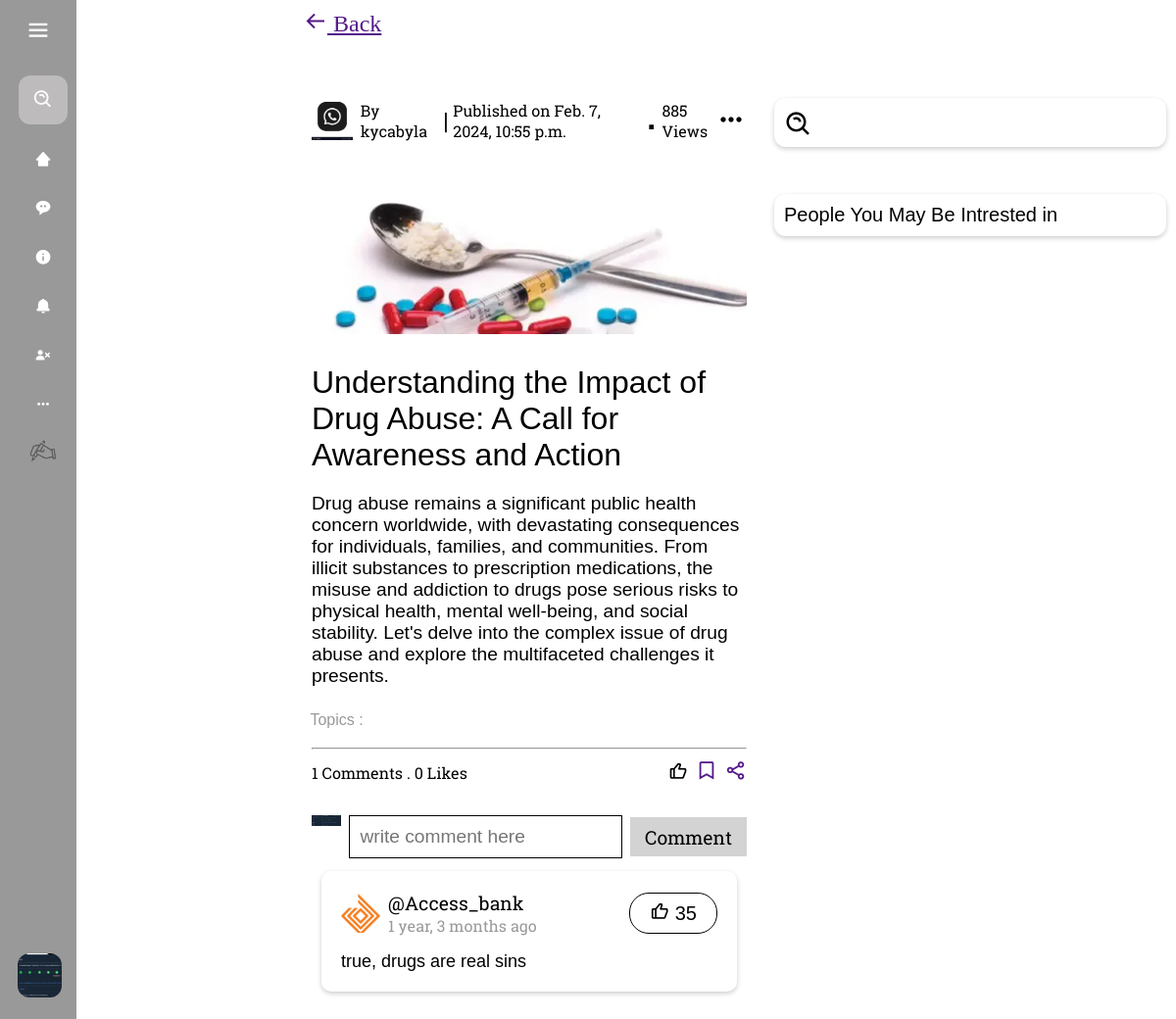
Page /post_details/079e88db-a326-4435-9a2b-1280fa2526f5 (signed in) on the committed database.
### blog/models.py (models this page shows, shortened)
class Profile(models.Model):
    user = models.OneToOneField(User, on_delete=models.CASCADE)
    bio = models.TextField(null=True, blank=True)
    dob = models.DateField(null=True, blank=True)
    profile_img =  models.ImageField( upload_to='profile_images', default='default.jpg')
    location = models.CharField(null=True, blank=True, max_length=100)
    website = models.CharField(null=True, blank=True,max_length=100)
    about = models.TextField(null=True, blank=True)
    followers = models.ManyToManyField('self', symmetrical=False, related_name='following')
    userfol = models.ManyToManyField('self', symmetrical=False, related_name='userfollowing')
    def __str__(self):
        return self.user.username

class Post(models.Model):
    id = models.UUIDField(primary_key = True, default = uuid.uuid4)
    user = models.ForeignKey(Profile, on_delete= models.SET_NULL, null= True)
    image = models.ImageField(upload_to='post_images', default=None, null=True, blank=True)
    topic = models.CharField(max_length=100, null = True, blank=True)
    caption = models.TextField()
    category = models.ManyToManyField(category, related_name='cats', blank=True)
    created = models.DateTimeField(default = datetime.now)

class Message(models.Model):
    muser = models.ForeignKey(Profile, on_delete= models.SET_NULL, null= True)
    mpost = models.ForeignKey(Post, on_delete= models.SET_NULL, null= True)
    message_body = models.TextField()
    created = models.DateTimeField(default = datetime.now)

### blog/views.py (the view)
# urls.py: path("post_details/<str:pk>", views.post_details, name="post_details"),
@login_required(login_url="signin-page")
def post_details(request, pk):
    d_user = User.objects.get(username=request.user)
    user_profile = Profile.objects.get(user=d_user)
    c_user_profile = Profile.objects.get(user=d_user)
    post = Post.objects.get(id=pk)
    post_messages = post.message_set.all()
    post_likes = post.like_set.all()
    if request.method == "POST":
        Message.objects.create(
            muser=user_profile, mpost=post, message_body=request.POST.get("messagebody")
        ).save()
        return redirect("post_details", pk=post.id)
    context = {
        "postdet": post,
        "c_user_profile": c_user_profile,
        "post_messages": post_messages,
        "post_likes": post_likes,
    }
    return render(request, "postpage.html", context)

### templates/postpage.html (shortened to what this page needs)
{% extends "base.html" %} {% load static %}
{% block content %}
  <div class="post_page_Sep">
    <a href="{{request.META.HTTP_REFERER}}" class="back">
      <i class="bx bx-arrow-back"></i>
      Back
    </a>
    <div class="postpagemain">
      <div class="about_post">
        <div class="post_inner">
          <a class="person_details" href="#">
            <div class="person_details_image">
              <img src="{{ postdet.user.profile_img.url }}" alt="" />
            </div>
            <p class="person_details_name">By {{ postdet.user }}</p>
            <span class="dnone" style="font-size: 1.5rem">|</span>
          </a>
          <div class="other_about_post">
            <p>Published on {{ postdet.created }}</p>
          </div>
          <span class="dnone" style="font-size: 3rem; margin-top: -20px">.</span>
          <div class="views">885 Views</div>
        </div>
        <div class="otheroptions">
          <i class="bx bx-dots-horizontal-rounded"></i>
        </div>
      </div>
      <div>
        <div
          style="
            font-family: sans-serif;
            display: flex;
            flex-direction: column;
            gap: 0.7rem;
          "
        >
          {% if postdet.image %}
          <div
            style="
              padding: 0.5rem;
              width: 100%;
              height: 100%;
              overflow: hidden;
            "
          >
            <img width="100%" src="{{ postdet.image.url }}" alt="" />
          </div>
          {% endif %}
          <p
            style="
              font-size: 2rem;
              padding: 0.5rem;
              padding-bottom: 0;
              font-family: sans-serif;
            "
          >
            {{ postdet.topic }}
          </p>
          <p
            style="
              font-family: sans-serif;
              font-size: 1.2rem;
              padding: 0.5rem;
            "
          >
            {{ postdet.caption }}
          </p>
          <p
            style="
              font-family: sans-serif;
              font-size: 1rem;
              color: #999;
              padding: 0.4rem;
              padding-bottom: 0rem;
            "
          >
            Topics :
          </p>
          <div style="padding: 0.5rem">
            <hr />
            <div
              style="
                margin-top: 10px;
                display: flex;
                align-items: center;
                justify-content: space-between;
              "
            >
              <div style="font-family: rs">
                {{post_messages.count}} Comments . {{post_likes.count}} Likes
              </div>
              <div
                style="
                  display: flex;
                  align-items: center;
                  gap: 0.5rem;
                  font-size: 22px;
                "
              >
                {% if c_user_profile in dposts.likes.all %}
                <form id="like-form" action="{% url 'like_post' postdet.id %}" method="post">
                  {% csrf_token %}
                  <button style="background: none; border: none;" type="submit" class="btn btn-primary"><i class="bx bx-like"></i></button>
              </form>
                {% else %}
                <form id="like-form" action="{% url 'like_post' postdet.id %}" method="post">
                  <button style="background: none; border: none; font-size: 20px;" type="submit" class="btn btn-primary"><i class="bx bx-like"></i></button>
              </form>
                {% endif %}
                <a href=""><i class="bx bx-bookmark"></i></a>
                <a href=""><i class="bx bx-share-alt"></i></a>
              </div>
            </div>
          </div>
          <div
            style="display: flex; flex-direction: column; padding: 0.5rem"
            class="comment_section"
          >
            <form
              style="
                display: flex;
                align-items: center;
                justify-content: space-between;
                gap: 0.5rem;
              "
              action=""
              method="post"
            >
              <div
                style="
                  width: 50px;
                  height: 50px;
                  overflow: hidden;
                "
              >
                <img
                  width="100%"
                  src="{{ c_user_profile.profile_img.url }}"
                  alt=""
                />
              </div>
              <input
                style="
                  width: 100%;
                  height: 100%;
                  padding: 10px;
                  font-size: 1.2rem;
                  border-radius: none;
                  outline: none;
                  border: 1px solid black;
                "
                name="messagebody"
                placeholder="write comment here"
                type="text"
              />
              <button
                type="submit"
                style="
                  outline: none;
                  padding: 4px 15px;
                  width: 130px;
                  height: 40px;
                  font-size: 1.2rem;
                  background-color: lightgrey;
                  color: black;
                  border-radius: none;
                  border: none;
                  font-family: rs;
                "
              >
                Comment
              </button>
            </form>
            <div
              style="
                padding: 10px;
                display: flex;
                flex-direction: column;
                gap: 2rem;
              "
            >
              {% for message in post_messages %}
              <div
                class="comment"
                style="
                  display: flex;
                  flex-direction: column;
                  gap: 1rem;
                  box-shadow: 0 2px 5px 0 rgba(0, 0, 0, 0.2);
                  border-radius: 10px;
                  padding: 20px;
                "
              >
                <div
                  class="header"
                  style="
                    display: flex;
                    align-items: center;
                    justify-content: space-between;
                  "
                >
                  <a
                    style="
                      display: flex;
                      align-items: center;
                      gap: 0.5rem;
                      text-decoration: none;
                      color: black;
                    "
                    href="/profile/{{message.muser}}"
                  >
                    <div
                      style="width: 40px; height: 40px; overflow: hidden"
                    >
                      <img
                        style="width: 100%"
                        src="{{message.muser.profile_img.url}}"
                        alt=""
                      />
                    </div>
                    <div>
                      <p style="font-size: 1.2rem; font-family: rs">
                        @{{message.muser}}
                      </p>
                      <p
                        style="
                          font-family: rs;
                          font-size: 1rem;
                          color: #999;
                        "
                      >
                        {{message.created | timesince }} ago
                      </p>
                    </div>
                  </a>
                  <div
                    style="
                      padding: 8px 20px;
                      border: 1px solid;
                      border-radius: 20px;
                    "
                  >
                    <a
                      style="
                        text-decoration: none;
                        color: black;
                        font-size: 20px;
                      "
                      href=""
                      ><i class="bx bx-like"></i> 35</a
                    >
                  </div>
                </div>
                <div style="font-size: 18px">{{message.message_body}}</div>
              </div>
              {% endfor %}
            </div>
          </div>
        </div>
      </div>
    </div>
  </div>
{% endblock %}

### templates/navbar.html (shortened to what this page needs)
{% load static %}
<!DOCTYPE html>
<html lang="en">
  <head>
    <link
      href="https://unpkg.com/boxicons@2.1.4/css/boxicons.min.css"
      rel="stylesheet"
    />
    <link rel="stylesheet" href="{% static 'css/navbar.css' %}" />
  </head>
  <body>
    <nav class="sidebar">
      <div class="logo_content">
        <i class="bx bx-menu" id="btn"></i>
      </div>
      <ul class="nav_list">
        <li>
          <form action="">
            <i class="bx bx-search-alt sbfh"></i>
            <input type="search" placeholder="search..." name="" id="" />
          </form>
        </li>
        <li>
          <a href="/">
            <i class="bx bxs-home-alt-2"></i>
          </a>
        </li>
        <li>
          <a href="">
            <i class="bx bxs-message-rounded-dots"></i>
          </a>
        </li>
        <li>
          <a href="">
            <i class='bx bxs-info-circle' ></i>            <span class="links_name">About us</span>
          </a>
        </li>
        <li>
          <a href="/notification">
            <i class="bx bxs-bell"></i>
          </a>
        </li>
        {% if request.user.is_authenticated %}
        <li>
          <a href="/logout">
            <i class="bx bxs-user-x"></i>
          </a>
        </li>
        {% endif %}
        <li>
          <a href="">
            <i class="bx bx-dots-horizontal-rounded"></i>
          </a>
        </li>
        <li>
          <a href="/post">
            <i
              style="
                display: flex;
                align-items: center;
                justify-content: center;
              "
              ><img
                style="width: 30px"
                src="../static/img/hand_with_pen_50px.png"
                alt=""
            /></i>
          </a>
        </li>
        <div class="profile_content">
          <div class="profile">
            <a
              href="/profile/{{request.user.username}}"
              class="profile_details"
            >
              {% if request.user.is_authenticated %}
              <img src="{{ c_user_profile.profile_img.url }}" alt="" />
              {% endif %}
            </a>
          </div>
        </div>
      </ul>
    </nav>
  </body>
</html>

### static/css/navbar.css (style rules this page uses)
* { margin: 0; padding: 0; box-sizing: border-box; }
body { position: relative; min-height: 100vh; width: 100%; }
.sidebar { font-family: Ubuntu ; position: fixed; top: 0; left: 0; height: 100%; width: 78px; background: #999; padding: 6px 14px; transition: .3s ease-in; }
.sidebar #btn { color: white; position: absolute; left: 50%; top: 6px; font-size: 28px; height: 50px; width: 50px; text-align: center; line-height: 50px; transform: translateX(-50%); }
.sidebar ul { margin-top: 20px; }
.sidebar ul li { list-style: none; position: relative; height: 50%; width: 100%; margin: 0 5px; line-height: 50px ; white-space:nowrap; }
.sidebar ul li:nth-child(1) { margin-bottom: 10px; }
.sbfh { position: absolute; z-index: 9991; top: 50%; left: 0; transform: translateY(-50%); font-size: 22px; color: #FFF; }
.sidebar ul li input { height: 50px; width: 100%; left: 0; top: 0; border-radius: 12px; outline: none; border: none; background: #bdbbbb; color: white; padding-left: 50px; font-size: 18px; }
.sidebar ul li a { color: white; display: flex; font-size: 1.1rem; align-items: center; text-decoration: none; transition: all .4s ease; border-radius: 12px; }
.sidebar ul li i { height: 50px; min-width: 50px; border-radius: 12px; line-height: 50px; text-align: center; }
.sidebar .profile_content { position: absolute; color: #FFF; padding: 10px; padding-bottom: 20px; bottom: 0; left: 0; margin-left: 8px; }
.profile .profile_details { text-decoration: none; color: #FFF; display: flex; align-items: center; }
.profile .profile_details img { height: 45px; width: 45px; object-fit: cover; border-radius: 12px; }

### static/css/sidebar.css (style rules this page uses)
* { padding: 0; margin: 0; }

### templates/postpage.html (style rules this page uses)
* { margin: 0; padding: 0; box-sizing: border-box; }
.post_page_Sep { display: flex; flex-direction: column; gap: 2rem; }
.back { font-size: 1.5rem; font-family: barlow; padding: 10px; }
.postpagemain { padding: 10px; display: flex; flex-direction: column; gap: 2rem; }
.about_post { padding: 0.5rem; display: flex; align-items: center; justify-content: space-between; font-family: rs; }
.otheroptions { font-size: 2rem; }
.post_inner { display: flex; align-items: center; gap: 0.3rem; }
.person_details { display: flex; align-items: center; gap: 0.5rem; text-decoration: none; color: black; }
.person_details_image { width: 50px; height: 50px; overflow: hidden; border-radius: 5px; }
.person_details_image img { width: 100%; }

### rows in the picture
Profile: profile_img (picture)
Post: user.profile_img (picture), user "kycabyla", created "Feb. 7, 2024, 10:55 p.m.", image (picture), topic "Understanding the Impact of Drug Abuse: A Call for Awareness and Action", caption "Drug abuse remains a significant public health concern worldwide, with devastating consequences for individuals, families, and communities. From illicit substances to prescription medications, the misuse and addiction to drugs pose serious risks to physical health, mental well-being, and social stability. Let's delve into the complex issue of drug abuse and explore the multifaceted challenges it presents.", count "1", count "0"
Message: muser.profile_img (picture), muser "Access_bank", created "1 year, 3 months", message_body "true, drugs are real sins"
